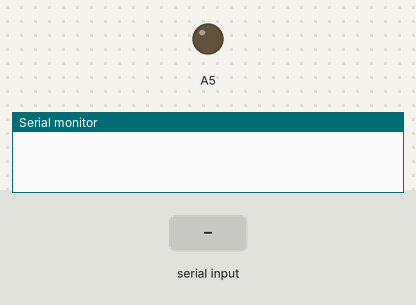
The sketch below on a simulated Arduino Uno, built with avr-gcc and run on an emulated ATmega328P. Shown: output pins drawn as LEDs (lit = HIGH), the last lines printed to the serial monitor. The test bench sets the inputs (shaded band).

Above: at 1.2 s.
1.3 s: "1" received over Serial
At 1.9 s:
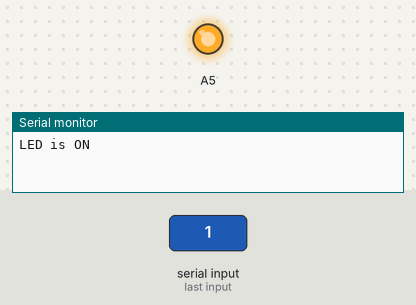
2.8 s: "0" received over Serial
At 3.1 s:
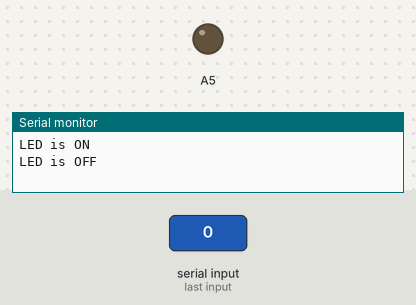
Timing chart, 0 to 5.8 s (numbered marks = the images above; inputs shaded):
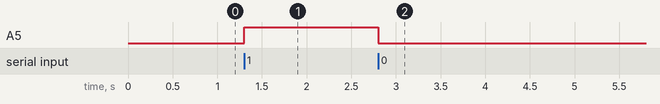

The sketch:

Slave.ino
```cpp
void setup() {
  Serial.begin(9600);
  pinMode(A5, OUTPUT);

}

void loop() {
  if (Serial.available()) {
    char ch = Serial.read();
    if (ch == '1') {
      digitalWrite(A5, 1);
      Serial.println("LED is ON");
    } else if (ch == '0') {
      digitalWrite(A5, 0);
      Serial.println("LED is OFF");
    }
  }
}
```

Measured:
- after the input at 1.3 s, A5: LOW → HIGH at once
- after the input at 2.8 s, A5: HIGH → LOW at once
